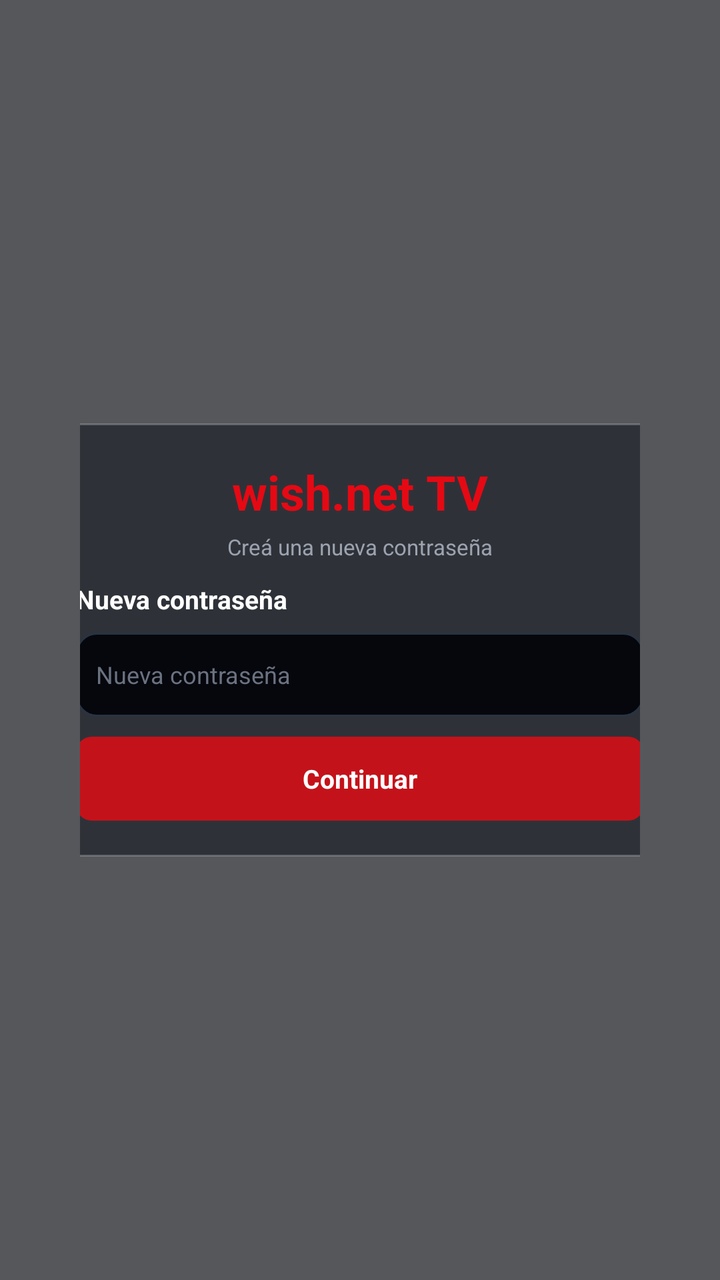
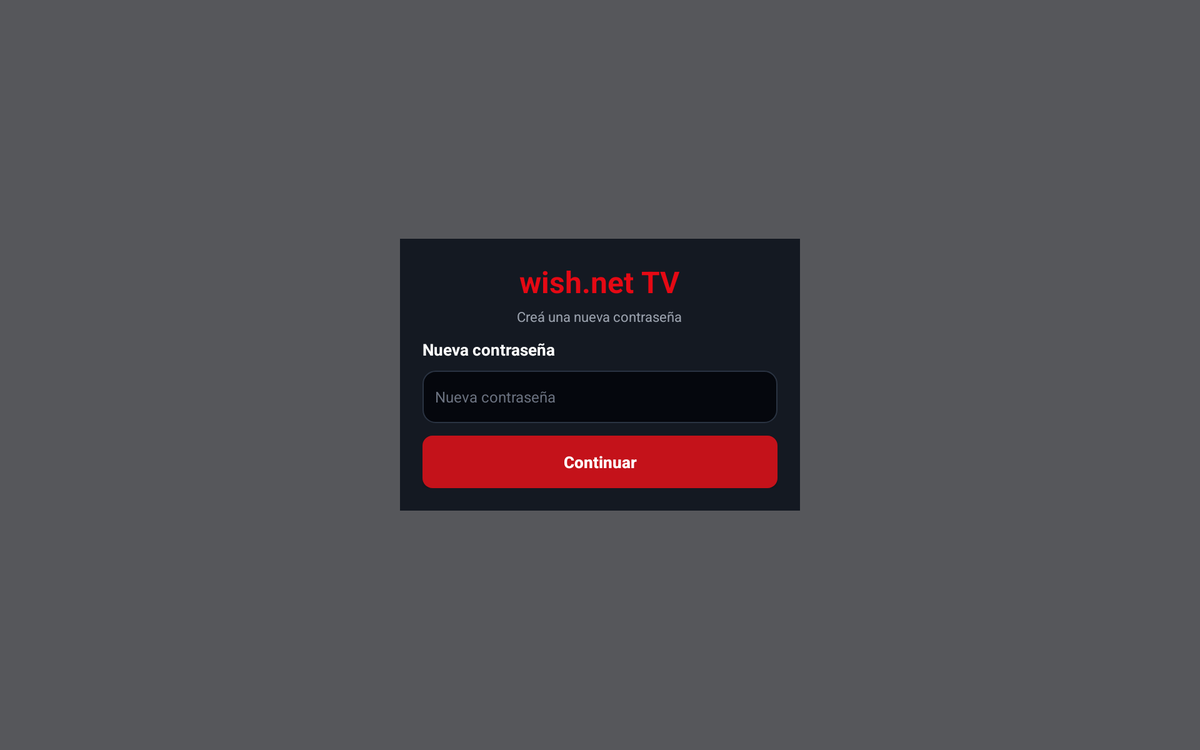

Compare how this app lays out the same screen by default and in its alternative resource folder. The renders come first, then the two layout files and the values they reference.
<!-- AndroidManifest.xml: activity theme Theme.WishnetTVapp -->
<!-- res/layout/activity_change_password_step1.xml -->
<?xml version="1.0" encoding="utf-8"?>
<FrameLayout xmlns:android="http://schemas.android.com/apk/res/android"
    android:layout_width="match_parent"
    android:layout_height="match_parent">

    <ImageView
        android:layout_width="match_parent"
        android:layout_height="match_parent"
        android:scaleType="centerCrop"
        android:src="@drawable/bg_app_image" />

    <View
        android:layout_width="match_parent"
        android:layout_height="match_parent"
        android:background="#AA05070D" />

    <LinearLayout
        android:layout_width="match_parent"
        android:layout_height="match_parent"
        android:orientation="vertical"
        android:gravity="center"
        android:paddingLeft="40dp"
        android:paddingRight="40dp"
        android:paddingTop="24dp"
        android:paddingBottom="24dp">

        <LinearLayout
            android:layout_width="320dp"
            android:layout_height="wrap_content"
            android:orientation="vertical"
            android:background="@drawable/tv_card_bg"
            android:padding="18dp">

            <TextView
                android:id="@+id/txtBrand"
                android:layout_width="wrap_content"
                android:layout_height="wrap_content"
                android:layout_gravity="center_horizontal"
                android:text="wish.net TV"
                android:textColor="#E50914"
                android:textSize="24sp"
                android:textStyle="bold" />

            <TextView
                android:id="@+id/txtSubtitle"
                android:layout_width="wrap_content"
                android:layout_height="wrap_content"
                android:layout_gravity="center_horizontal"
                android:layout_marginTop="4dp"
                android:layout_marginBottom="10dp"
                android:text="Creá una nueva contraseña"
                android:textColor="#9CA3AF"
                android:textSize="11sp" />

            <TextView
                android:layout_width="wrap_content"
                android:layout_height="wrap_content"
                android:text="Nueva contraseña"
                android:textColor="#FFFFFF"
                android:textSize="13sp"
                android:textStyle="bold"
                android:layout_marginBottom="8dp" />

            <EditText
                android:id="@+id/edtNewPassword"
                android:layout_width="match_parent"
                android:layout_height="42dp"
                android:layout_marginBottom="10dp"
                android:background="@drawable/tv_input_selector"
                android:hint="Nueva contraseña"
                android:inputType="textPassword"
                android:paddingLeft="10dp"
                android:paddingRight="10dp"
                android:textColor="#FFFFFF"
                android:textColorHint="#6B7280"
                android:textSize="12sp"
                android:defaultFocusHighlightEnabled="false"
                android:stateListAnimator="@null" />

            <TextView
                android:id="@+id/txtPasswordError"
                android:layout_width="match_parent"
                android:layout_height="wrap_content"
                android:layout_marginBottom="10dp"
                android:text=""
                android:textColor="#F87171"
                android:textSize="11sp"
                android:gravity="center"
                android:textAlignment="center"
                android:visibility="gone" />

            <TextView
                android:id="@+id/btnContinue"
                android:layout_width="match_parent"
                android:layout_height="42dp"
                android:background="@drawable/tv_button_selector"
                android:clickable="true"
                android:defaultFocusHighlightEnabled="false"
                android:focusable="true"
                android:focusableInTouchMode="true"
                android:foreground="@null"
                android:gravity="center"
                android:outlineProvider="none"
                android:stateListAnimator="@null"
                android:text="Continuar"
                android:textColor="#FFFFFF"
                android:textSize="13sp"
                android:textStyle="bold" />
        </LinearLayout>
    </LinearLayout>
</FrameLayout>
<!-- resources referenced by this layout -->
<resources>
  <!-- drawable tv_button_selector (drawable) -->
  <?xml version="1.0" encoding="utf-8"?>
  <selector xmlns:android="http://schemas.android.com/apk/res/android">
  
      
      <item android:state_focused="true">
          <shape android:shape="rectangle">
              <solid android:color="#E50914" />
              <corners android:radius="8dp" />
          </shape>
      </item>
  
      
      <item android:state_pressed="true">
          <shape android:shape="rectangle">
              <solid android:color="#B20710" />
              <corners android:radius="8dp" />
          </shape>
      </item>
  
      
      <item>
          <shape android:shape="rectangle">
              <solid android:color="#C4121A" />
              <corners android:radius="8dp" />
          </shape>
      </item>
  
  </selector>
  <!-- drawable tv_card_bg (drawable) -->
  <?xml version="1.0" encoding="utf-8"?>
  <shape xmlns:android="http://schemas.android.com/apk/res/android">
  
      <solid android:color="#99141922" />
  
      <corners android:radius="14dp" />
  
      <stroke
          android:width="1dp"
          android:color="#33FFFFFF" />
  
  </shape>
  <!-- drawable tv_input_selector (drawable) -->
  <?xml version="1.0" encoding="utf-8"?>
  <selector xmlns:android="http://schemas.android.com/apk/res/android">
  
      <item android:state_focused="true">
          <shape android:shape="rectangle">
              <solid android:color="#05070D" />
              <stroke
                  android:width="2dp"
                  android:color="#FF4D4D" />
              <corners android:radius="10dp" />
          </shape>
      </item>
  
      <item>
          <shape android:shape="rectangle">
              <solid android:color="#05070D" />
              <stroke
                  android:width="1dp"
                  android:color="#2A3342" />
              <corners android:radius="10dp" />
          </shape>
      </item>
  
  </selector>
  <style name="Theme.WishnetTVapp" parent="Theme.AppCompat.DayNight.NoActionBar">
          <item name="android:statusBarColor">#000000</item>
          <item name="android:navigationBarColor">#000000</item>
          <item name="colorPrimary">#000000</item>
          <item name="colorPrimaryDark">#000000</item>
          <item name="colorAccent">#FFFFFF</item>
          <item name="android:defaultFocusHighlightEnabled">false</item>
          <item name="android:colorControlHighlight">@android:color/transparent</item>
      </style>
</resources>
<!-- res/layout-sw540dp-land/activity_change_password_step1.xml (the repository's variant of the layout above) -->
<!-- drawn on a 7-inch tablet turned sideways -->
<?xml version="1.0" encoding="utf-8"?>
<FrameLayout xmlns:android="http://schemas.android.com/apk/res/android"
    android:layout_width="match_parent"
    android:layout_height="match_parent">

    <ImageView
        android:layout_width="match_parent"
        android:layout_height="match_parent"
        android:scaleType="centerCrop"
        android:src="@drawable/bg_app_image" />

    <View
        android:layout_width="match_parent"
        android:layout_height="match_parent"
        android:background="#AA05070D" />

    <LinearLayout
        android:layout_width="match_parent"
        android:layout_height="match_parent"
        android:orientation="vertical"
        android:gravity="center"
        android:paddingLeft="60dp"
        android:paddingRight="60dp"
        android:paddingTop="24dp"
        android:paddingBottom="24dp">

        <LinearLayout
            android:layout_width="320dp"
            android:layout_height="wrap_content"
            android:orientation="vertical"
            android:background="#141922"
            android:padding="18dp">

            <TextView
                android:id="@+id/txtBrand"
                android:layout_width="wrap_content"
                android:layout_height="wrap_content"
                android:layout_gravity="center_horizontal"
                android:text="wish.net TV"
                android:textColor="#E50914"
                android:textSize="24sp"
                android:textStyle="bold" />

            <TextView
                android:id="@+id/txtSubtitle"
                android:layout_width="wrap_content"
                android:layout_height="wrap_content"
                android:layout_gravity="center_horizontal"
                android:layout_marginTop="4dp"
                android:layout_marginBottom="10dp"
                android:text="Creá una nueva contraseña"
                android:textColor="#9CA3AF"
                android:textSize="11sp" />

            <TextView
                android:layout_width="wrap_content"
                android:layout_height="wrap_content"
                android:text="Nueva contraseña"
                android:textColor="#FFFFFF"
                android:textSize="13sp"
                android:textStyle="bold"
                android:layout_marginBottom="8dp" />

            <EditText
                android:id="@+id/edtNewPassword"
                android:layout_width="match_parent"
                android:layout_height="42dp"
                android:layout_marginBottom="10dp"
                android:background="@drawable/tv_input_selector"
                android:hint="Nueva contraseña"
                android:inputType="textPassword"
                android:paddingLeft="10dp"
                android:paddingRight="10dp"
                android:textColor="#FFFFFF"
                android:textColorHint="#6B7280"
                android:textSize="12sp" />

            <TextView
                android:id="@+id/txtPasswordError"
                android:layout_width="match_parent"
                android:layout_height="wrap_content"
                android:layout_marginBottom="10dp"
                android:text=""
                android:textColor="#F87171"
                android:textSize="11sp"
                android:gravity="center"
                android:textAlignment="center"
                android:visibility="gone" />

            <Button
                android:id="@+id/btnContinue"
                android:layout_width="match_parent"
                android:layout_height="42dp"
                android:background="@drawable/tv_button_selector"
                android:text="Continuar"
                android:textAllCaps="false"
                android:textColor="#FFFFFF"
                android:textSize="13sp"
                android:textStyle="bold" />
        </LinearLayout>
    </LinearLayout>
</FrameLayout>
<!-- resources referenced by the variant -->
<!-- as a 7-inch tablet turned sideways resolves them -->
<resources>
  <!-- drawable tv_button_selector (drawable) -->
  <?xml version="1.0" encoding="utf-8"?>
  <selector xmlns:android="http://schemas.android.com/apk/res/android">
  
      
      <item android:state_focused="true">
          <shape android:shape="rectangle">
              <solid android:color="#E50914" />
              <corners android:radius="8dp" />
          </shape>
      </item>
  
      
      <item android:state_pressed="true">
          <shape android:shape="rectangle">
              <solid android:color="#B20710" />
              <corners android:radius="8dp" />
          </shape>
      </item>
  
      
      <item>
          <shape android:shape="rectangle">
              <solid android:color="#C4121A" />
              <corners android:radius="8dp" />
          </shape>
      </item>
  
  </selector>
  <!-- drawable tv_input_selector (drawable) -->
  <?xml version="1.0" encoding="utf-8"?>
  <selector xmlns:android="http://schemas.android.com/apk/res/android">
  
      <item android:state_focused="true">
          <shape android:shape="rectangle">
              <solid android:color="#05070D" />
              <stroke
                  android:width="2dp"
                  android:color="#FF4D4D" />
              <corners android:radius="10dp" />
          </shape>
      </item>
  
      <item>
          <shape android:shape="rectangle">
              <solid android:color="#05070D" />
              <stroke
                  android:width="1dp"
                  android:color="#2A3342" />
              <corners android:radius="10dp" />
          </shape>
      </item>
  
  </selector>
  <style name="Theme.WishnetTVapp" parent="Theme.AppCompat.DayNight.NoActionBar">
          <item name="android:statusBarColor">#000000</item>
          <item name="android:navigationBarColor">#000000</item>
          <item name="colorPrimary">#000000</item>
          <item name="colorPrimaryDark">#000000</item>
          <item name="colorAccent">#FFFFFF</item>
          <item name="android:defaultFocusHighlightEnabled">false</item>
          <item name="android:colorControlHighlight">@android:color/transparent</item>
      </style>
</resources>
